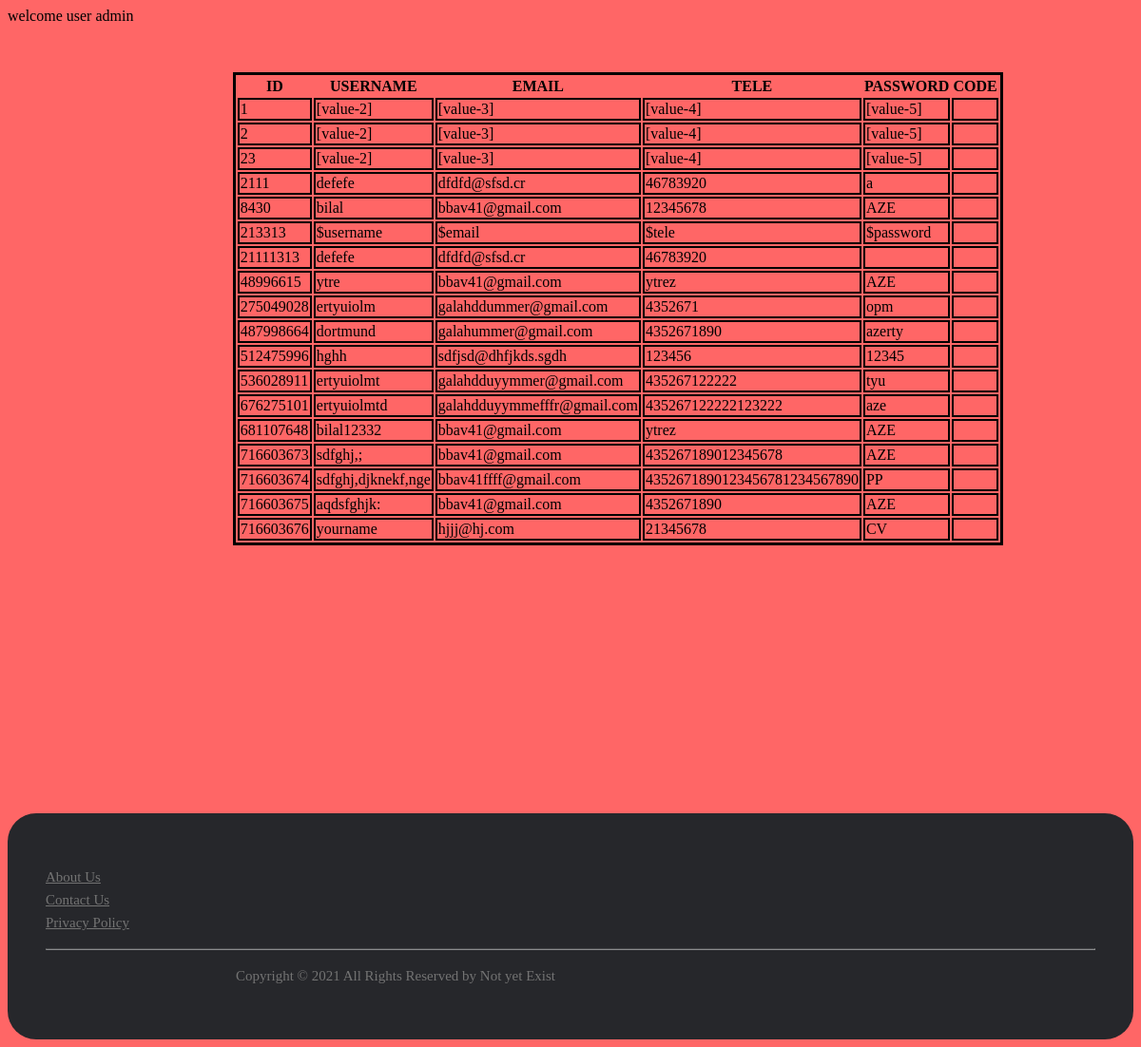
/ShowData.php, run on the app's committed database.
### tables this page shows
CREATE TABLE `inscription` (
  `id` int(200) NOT NULL,
  `username` varchar(200) NOT NULL,
  `email` varchar(200) NOT NULL,
  `tele` varchar(200) NOT NULL,
  `password` varchar(200) NOT NULL,
  `CODE` varchar(15) DEFAULT NULL
);

### ShowData.php (the view, shortened to what this page needs)
<?php
$host="localhost";
$userh="root";
$passh="";
$db="dar";
$conn1=mysqli_connect($host,$userh,$passh,$db);
$show=mysqli_query($conn1,"SELECT * FROM inscription ")  ;
  ?>
<!DOCTYPE html>
<html>
<head>
</head>
<body>
<div class="cont">
	<form>
		<table class="tab">
	<tr>
		<th>ID</th><th>USERNAME</th><th>EMAIL</th><th>TELE</th><th>PASSWORD</th><th>CODE</th>
	</tr>
<?php    while($index=mysqli_fetch_array($show)) {
echo "<tr>";
echo "<td>".$index['id']."</td>";
echo "<td>".$index['username']."</td>";
echo "<td>".$index['email']."</td>";
echo "<td>".$index['tele']."</td>";
echo "<td>".$index['password']."</td>";
echo "<td>".$index['CODE']."</td>";
echo "</tr>";
}  ?>
</table>
	</form>
</div>
	<br><br><br><br><br><br><br><br><br><br><br><br>
    <footer class="site-footer">
          <div class="col-xs-6 col-md-3">
          <div class="col-xs-6 col-md-3">
            <ul class="footer-links">
              <li><a href="http://scanfcode.com/about/">About Us</a></li>
              <li><a href="http://scanfcode.com/contact/">Contact Us</a></li>
              <li><a href="http://scanfcode.com/privacy-policy/">Privacy Policy</a></li>
            </ul>
          </div>
        </div>
        <hr>
            <p class="copyright-text">Copyright &copy; 2021 All Rights Reserved by Not yet Exist  </p>
</footer>
</body>
</html>

### ShowData.php (style rules this page uses)
Body { font-family: "Times New Roman", Times, serif; background-color: #ff6666; }
.site-footer { background-color:#26272b; padding:40px; font-size:15px; line-height:24px; color:#737373; border-radius: 30px; }
.site-footer hr { border-top-color:#bbb; opacity:0.5 }
.site-footer a { color:#737373; }
.footer-links { padding-left:0; list-style:none }
.footer-links li { display:block }
.footer-links a { color:#737373 }
.copyright-text { margin-left: 200px; }
.tab { border: solid 3px; }
td { border: solid 2px; }
.cont { width: 60%; margin: 50px auto; align-content: center; }

### data on the page
inscription: id "1", username "[value-2]", email "[value-3]", tele "[value-4]", password "[value-5]"
inscription: id "2", username "[value-2]", email "[value-3]", tele "[value-4]", password "[value-5]"
inscription: id "23", username "[value-2]", email "[value-3]", tele "[value-4]", password "[value-5]"
inscription: id "2111", username "defefe", email "dfdfd@sfsd.cr", tele "46783920", password "a"
inscription: id "8430", username "bilal", email "bbav41@gmail.com", tele "12345678", password "AZE"
inscription: id "213313", username "$username", email "$email", tele "$tele", password "$password"
inscription: id "21111313", username "defefe", email "dfdfd@sfsd.cr", tele "46783920"
inscription: id "48996615", username "ytre", email "bbav41@gmail.com", tele "ytrez", password "AZE"
inscription: id "275049028", username "ertyuiolm", email "galahddummer@gmail.com", tele "4352671", password "opm"
inscription: id "487998664", username "dortmund", email "galahummer@gmail.com", tele "4352671890", password "azerty"
inscription: id "512475996", username "hghh", email "sdfjsd@dhfjkds.sgdh", tele "123456", password "12345"
inscription: id "536028911", username "ertyuiolmt", email "galahdduyymmer@gmail.com", tele "435267122222", password "tyu"
inscription: id "676275101", username "ertyuiolmtd", email "galahdduyymmefffr@gmail.com", tele "435267122222123222", password "aze"
inscription: id "681107648", username "bilal12332", email "bbav41@gmail.com", tele "ytrez", password "AZE"
inscription: id "716603673", username "sdfghj,;", email "bbav41@gmail.com", tele "435267189012345678", password "AZE"
inscription: id "716603674", username "sdfghj,djknekf,nge", email "bbav41ffff@gmail.com", tele "4352671890123456781234567890", password "PP"
inscription: id "716603675", username "aqdsfghjk:", email "bbav41@gmail.com", tele "4352671890", password "AZE"
inscription: id "716603676", username "yourname", email "hjjj@hj.com", tele "21345678", password "CV"
